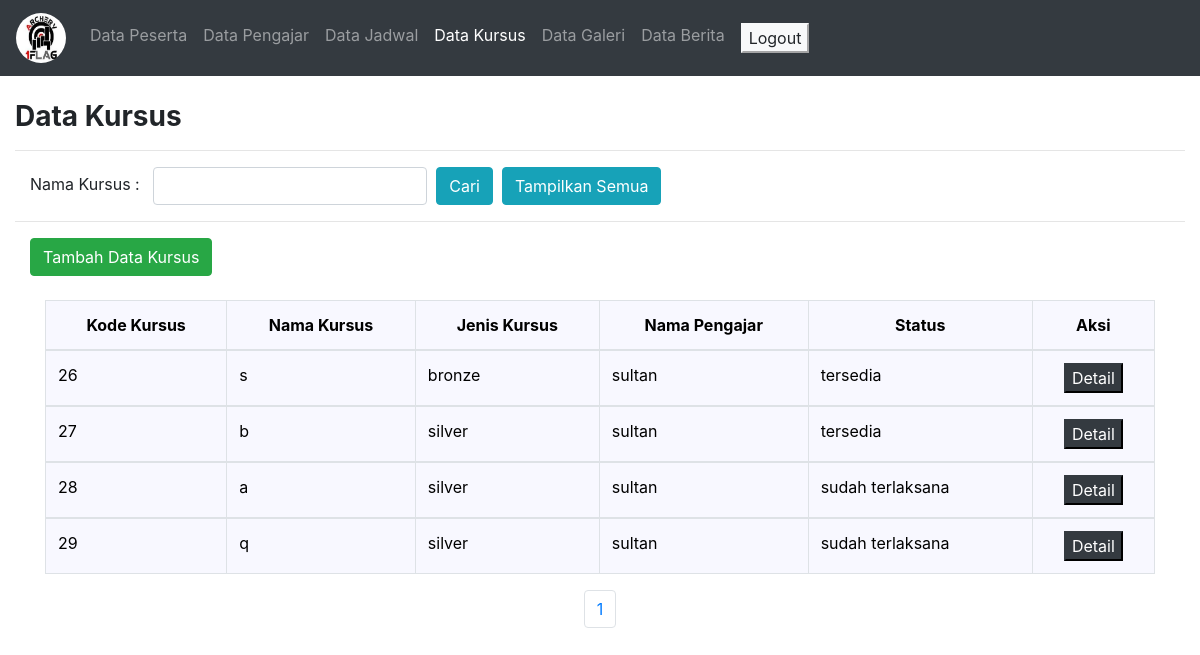
The app's page /admin/datakursus.php (signed in) with its own data.
### tables this page shows
CREATE TABLE `kursus` (
  `kode_kursus` int(6) NOT NULL,
  `nama_kursus` varchar(50) NOT NULL,
  `jenis_kursus` varchar(20) NOT NULL,
  `kode_pengajar` int(6) NOT NULL,
  `status` varchar(30) NOT NULL,
  `tanggal` date NOT NULL,
  `max_peserta` int(2) NOT NULL,
  `waktu_mulai` varchar(10) NOT NULL,
  `waktu_selesai` varchar(10) NOT NULL,
  `biaya` int(8) NOT NULL
);

CREATE TABLE `pengajar` (
  `kode_pengajar` int(6) NOT NULL,
  `username` varchar(15) NOT NULL,
  `nama` varchar(30) NOT NULL,
  `no_telp` varchar(20) NOT NULL,
  `email` varchar(40) NOT NULL,
  `alamat` varchar(255) NOT NULL
);

### admin/datakursus.php (the view, shortened to what this page needs)
<!DOCTYPE html>
<html lang="en">
<head>
<link rel="stylesheet" href="bs4/1_bootstrap-4.3.1.min.css" >
<?php
include "koneksi.php";
$record_per_page = 5;
$page='';
if(isset($_GET["page"])){
	$page = $_GET["page"];
}else{
	$page = 1;
}
$start_from = ($page - 1)*$record_per_page;
?>
</head>
<?php
if(isset($_POST['cari'])){
	$querytabel = "select * from kursus where nama_kursus like '%$_POST[nama_kursus]%' LIMIT $start_from, $record_per_page";
	$page_query = "select * from kursus where nama_kursus like '%$_POST[nama_kursus]%'";
}else{
	$querytabel = "select * from kursus LIMIT $start_from, $record_per_page";
	$page_query ="select * from kursus";
}
?>
<body>
<nav class="navbar navbar-expand-lg navbar-dark bg-dark" id="warna_navigasi" >
<span class="navbar-brand" ><img src="logo.png" width="50" height="50" class="rounded-circle"></span>
<div class="collapse navbar-collapse" id="navigasi">
	<ul class="navbar-nav">
	<li class="nav-item ">
		<a class="nav-link" href="datapeserta.php">Data Peserta</a>
	</li>
	<li class="nav-item ">
		<a class="nav-link" href="datapengajar.php">Data Pengajar</a>
	</li>
	<li class="nav-item ">
		<a class="nav-link" href="datajadwal.php">Data Jadwal</a>
	</li>
	<li class="nav-item active">
		<a class="nav-link" href="datakursus.php">Data Kursus</a>
	</li>
	<li class="nav-item">
		<a class="nav-link" href="datagaleri.php">Data Galeri</a>
	</li>
	<li class="nav-item ">
		<a class="nav-link" href="databerita.php">Data Berita</a>
	</li>
	<li class="nav-item">
		<a class="nav-link" href="logout.php"><button class="btn-light">Logout</button></a>
	</li>
	</ul>
</div>
</nav>
<br>
<div class="container-fluid">
<h3><b>Data Kursus</b></h3>
<hr>
<form class="form form-inline" action="" method="post">
	<div class="col-sm-12">
	Nama Kursus : &nbsp;
	<input type="text" class="form-control" name="nama_kursus">&nbsp;
	<input type="submit" class="btn btn-info"  name="cari" value="Cari">&nbsp;
		<input type="submit" class="btn btn-info" name="tampilkan_semua" value="Tampilkan Semua">
	</div>
</form>
		<hr>
	<div class="col-sm-12">
		<a href="datakursusTambah.php"><button class="btn btn-success">Tambah Data Kursus</button></a>&nbsp;
	</div>
</div>
<br>
<div class="container">
	<?php
		$hasil= mysqli_query($koneksi, $querytabel);
		if(mysqli_num_rows($hasil) > 0) {
	?>
	<div class="table-responsive ">
<table class="table table-bordered" id="konten">
	<thead>
	<tr>
		<th><center>Kode Kursus</center></th>
		<th><center>Nama Kursus</center></th>
		<th><center>Jenis Kursus</center></th>
		<th><center>Nama Pengajar</center></th>
		<th><center>Status</center></th>
		<th><center>Aksi</center></th>
	</tr>
	</thead>
	<tbody>
	<?php
			while($baris = mysqli_fetch_assoc($hasil)) {
	?>
		<tr>
		<td><?php echo $baris['kode_kursus']; ?></td>
		<td> <?php echo $baris['nama_kursus']; ?></td>
		<td><?php echo $baris['jenis_kursus']; ?></td>
<?php
$query_pengajar = "select * from pengajar where kode_pengajar='$baris[kode_pengajar]'";
$data_pengajar= mysqli_query($koneksi, $query_pengajar);
$hasil_pengajar = mysqli_fetch_assoc($data_pengajar);
?>
		<td><?php echo $hasil_pengajar['nama']; ?></td>
		<td><?php echo $baris['status']; ?></td>
		<td>
			<center>
				<a href="datakursusDetail.php?kode_kursus=<?php echo $baris["kode_kursus"]; ?>"><button class="btn-dark">Detail</button></a>
			</center>
		</td>
	</tr>
	</tbody>
	<?php
			}
	?>
</table>
<center>
	<ul class="pagination justify-content-center">
<?php
		$page_result = mysqli_query($koneksi, $page_query);
		$total_records= mysqli_num_rows($page_result);
		$total_pages = ceil($total_records/$record_per_page);
		for ($i=1; $i<=$total_pages; $i++)
			{
			echo '<li class="page-item"><a class="page-link"  href="datakursus.php?page='.$i.'">'.$i.'</a></li>';
			}
?>
	</ul>
</center>
</div>
<?php
		}else{
			echo "Data Kosong";
		}
		?>
</div>
</body>
</html>

### admin/datakursus.php (style rules this page uses)
#warna_navigasi { background-color:dark; }
#konten { background-color:#F8F8FF; color:black; }

### records on screen
kursus: kode_kursus "26", nama_kursus "s", jenis_kursus "bronze", kode_pengajar.nama "sultan", status "tersedia"
kursus: kode_kursus "27", nama_kursus "b", jenis_kursus "silver", kode_pengajar.nama "sultan", status "tersedia"
kursus: kode_kursus "28", nama_kursus "a", jenis_kursus "silver", kode_pengajar.nama "sultan", status "sudah terlaksana"
kursus: kode_kursus "29", nama_kursus "q", jenis_kursus "silver", kode_pengajar.nama "sultan", status "sudah terlaksana"
